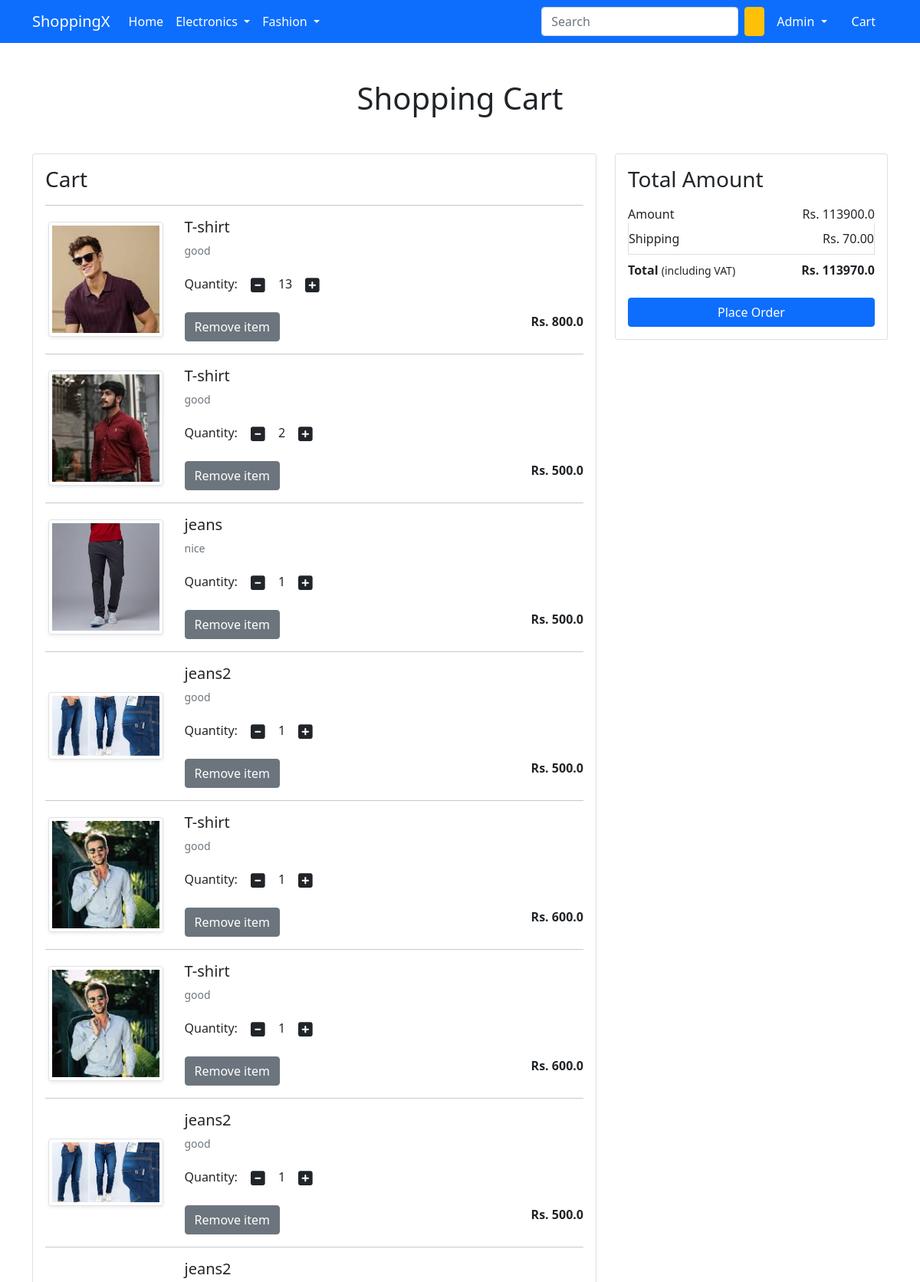
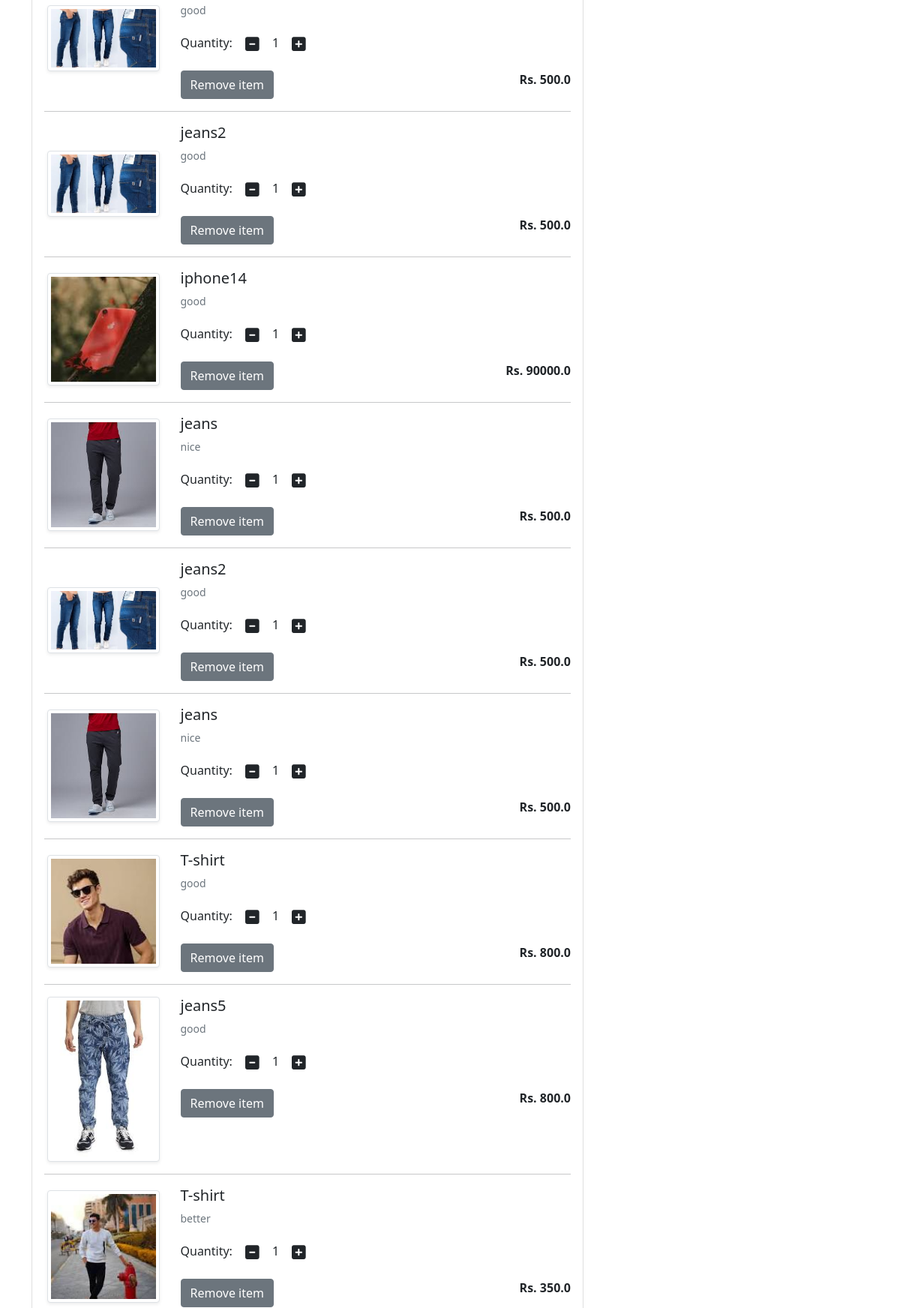
The app's page /cart/ (signed in, upper part) with its own data (2 pictures, top to bottom).
### app/models.py (models this page shows, shortened)
class Cart(models.Model):
    customer = models.ForeignKey(User, on_delete=models.CASCADE,related_name='customer_cart')
    ordered_date = models.DateTimeField()
    status = models.CharField(max_length=20)
    user = models.ForeignKey(User,on_delete=models.CASCADE,related_name='user_cart')
    product = models.ForeignKey(Product,on_delete=models.CASCADE)
    quantity = models.PositiveIntegerField(default=1)
    class meta:
        unique_together = ('user','product')

class Product(models.Model):
    title = models.CharField(max_length=200)
    selling_price = models.FloatField()
    discounted_price = models.FloatField()
    description = models.TextField()
    brand = models.CharField(max_length=100)
    category = models.CharField(choices=CATEGORY_CHOICES,max_length=2)
    product_image = models.ImageField(upload_to='productimg')

### app/views.py (the view)
# urls.py: path('cart/', views.show_cart, name='show_cart'),  # Ensure this is defined
def show_cart(request):
    if request.user.is_authenticated:
        user = request.user
        amount = 0.0
        shipping_amount = 70.0
        totalamount = 0.0
        cart_products = Cart.objects.filter(user=user)
        if cart_products:
            for p in cart_products:
                temp_amount = (p.quantity * p.product.discounted_price)
                amount += temp_amount
        total_amount = amount + shipping_amount
        return render(request, 'app/addtocart.html', {
            'carts': cart_products,  # Use cart_products instead of cart
            'totalamount': total_amount,
            'amount': amount,
        })
    else:
        return render(request, 'app/emptycart.html')
    return render(request, 'app/addtocart.html', {'carts': [], 'totalamount': 0.0, 'amount': 0.0})

### app/templates/app/addtocart.html (shortened to what this page needs)
{% extends 'app/base.html' %}
{% load static %}
{% block main-content %}
<div class="container my-5">
    <div class="row">
        <h1 class="text-center mb-5">Shopping Cart</h1>
        <div class="col-sm-8">
            <div class="card">
                <div class="card-body">
                    <h3>Cart</h3>
                    {% if carts %}
                        {% for cart in carts %}
                        <hr>
                        <div class="row">
                            <div class="col-sm-3 text-center align-self-center">
                                <img src="{{ cart.product.product_image.url }}" alt="{{ cart.product.title }}" class="img-fluid img-thumbnail shadow-sm" height="150" width="150">
                            </div>
                            <div class="col-sm-9">
                                <div>
                                    <h5>{{ cart.product.title }}</h5>
                                    <p class="mb-2 text-muted small">{{ cart.product.description }}</p>
                                    <div class="my-3">
                                        <label for="quantity">Quantity:</label>
                                        <a class="minus-cart btn" pid="{{ cart.product.id }}"><i class="fas fa-minus-square fa-lg"></i></a>
                                        <span id="quantity">{{ cart.quantity }}</span>
                                        <a class="plus-cart btn" pid="{{ cart.product.id }}"><i class="fas fa-plus-square fa-lg"></i></a>
                                    </div>
                                    <div class="d-flex justify-content-between">
                                        <a href="{% url 'remove-cart' cart.product.id %}" class="btn btn-secondary">Remove item</a>
                                        <p class="mb-0"><span><strong>Rs. {{ cart.product.discounted_price }}</strong></span></p>
                                    </div>
                                </div>
                            </div>
                        </div>
                        {% endfor %}
                    {% else %}
                        <p>Your cart is empty.</p>
                    {% endif %}
                </div>
            </div>
        </div>
        <div class="col-sm-4">
            <div class="card">
                <div class="card-body">
                    <h3>Total Amount</h3>
                    <ul class="list-group">
                        <li class="list-group-item d-flex justify-content-between align-items-center border-0 px-0 pb-0">Amount<span>Rs. <span id="amount">{{ amount }}</span></span></li>
                        <li class="list-group-item d-flex justify-content-between align-items-center px-0">Shipping<span>Rs. 70.00</span></li>
                        <li class="list-group-item d-flex justify-content-between align-items-center border-0 px-0 mb-3">
                            <div>
                                <strong>Total</strong> <small>(including VAT)</small>
                            </div>
                            <span><strong>Rs. <strong id="totalamount">{{ totalamount }}</strong></strong></span>
                        </li>
                    </ul>
                    <div class="d-grid">
                        <a href="{% url 'checkout' %}" class="btn btn-primary">Place Order</a>
                    </div>
                </div>
            </div>
        </div>
    </div>
</div>
{% endblock main-content %}

### app/templates/app/base.html (shortened to what this page needs)
<!doctype html>
{% load static %}
<html lang="en">
  <head>
    <link href="https://cdn.jsdelivr.net/npm/bootstrap@5.0.0-beta1/dist/css/bootstrap.min.css" rel="stylesheet">
    <link rel="stylesheet" href="{% static 'app/css/owl.carousel.min.css' %}">
    <link rel="stylesheet" href="{% static 'app/css/all.min.css' %}">
    <link rel="stylesheet" href="{% static 'app/css/style.css' %}">
  </head>
  <body>
    <nav class="navbar navbar-expand-lg navbar-dark bg-primary">
     <div class="container">
       <a class="navbar-brand" href="/">ShoppingX</a>
       <div class="collapse navbar-collapse" id="navbarSupportedContent">
         <ul class="navbar-nav me-auto mb-2 mb-lg-0">
           <li class="nav-item">
             <a class="nav-link active" aria-current="page" href="/">Home</a>
           </li>
           <li class="nav-item dropdown">
             <a class="nav-link dropdown-toggle text-white" href="#" id="electronicsDropdown" role="button" data-bs-toggle="dropdown" aria-expanded="false">
               Electronics
             </a>
           </li>
           <li class="nav-item dropdown">
             <a class="nav-link dropdown-toggle text-white" href="#" id="fashionDropdown" role="button" data-bs-toggle="dropdown" aria-expanded="false">
               Fashion
             </a>
           </li>
         </ul>
         <form class="d-flex">
           <input class="form-control me-2" type="search" placeholder="Search" aria-label="Search">
           <button class="btn btn-warning" type="submit">{{ button_label }}</button>
         </form>
         <div>
          <ul class="navbar-nav me-auto mb-2 mb-lg-0">
            {% if request.user.is_authenticated %}
           <li class="nav-item dropdown mx-2">
              <a class="nav-link dropdown-toggle text-white" href="#" id="profileDropdown" role="button" data-bs-toggle="dropdown" aria-expanded="false">
                {{request.user.username|capfirst}}
              </a>
            </li>
            <li class="nav-item mx-2">
             <a href="{% url 'add-to-cart' %}" class="nav-link text-white"> Cart </a>
            </li>
            {% endif %}
          </ul>
         </div>
       </div>
     </div>
    </nav>
    {% block main-content %} {% endblock main-content %}
  </body>
</html>

### records on screen
Cart: product.product_image (picture), product "T-shirt", product.description "good", quantity "13", product.discounted_price "800.0"
Cart: product.product_image (picture), product "T-shirt", product.description "good", quantity "2", product.discounted_price "500.0"
Cart: product.product_image (picture), product "jeans", product.description "nice", quantity "1", product.discounted_price "500.0"
Cart: product.product_image (picture), product "jeans2", product.description "good", quantity "1", product.discounted_price "500.0"
Cart: product.product_image (picture), product "T-shirt", product.description "good", quantity "1", product.discounted_price "600.0"
Cart: product.product_image (picture), product "T-shirt", product.description "good", quantity "1", product.discounted_price "600.0"
Cart: product.product_image (picture), product "jeans2", product.description "good", quantity "1", product.discounted_price "500.0"
Cart: product.product_image (picture), product "jeans2", product.description "good", quantity "1", product.discounted_price "500.0"
Cart: product.product_image (picture), product "jeans2", product.description "good", quantity "1", product.discounted_price "500.0"
Cart: product.product_image (picture), product "iphone14", product.description "good", quantity "1", product.discounted_price "90000.0"
Cart: product.product_image (picture), product "jeans", product.description "nice", quantity "1", product.discounted_price "500.0"
Cart: product.product_image (picture), product "jeans2", product.description "good", quantity "1", product.discounted_price "500.0"
Cart: product.product_image (picture), product "jeans", product.description "nice", quantity "1", product.discounted_price "500.0"
Cart: product.product_image (picture), product "T-shirt", product.description "good", quantity "1", product.discounted_price "800.0"
Cart: product.product_image (picture), product "jeans5", product.description "good", quantity "1", product.discounted_price "800.0"
Cart: product.product_image (picture), product "T-shirt", product.description "better", quantity "1", product.discounted_price "350.0"

### other values on screen
{{ request.user.username|capfirst }} "Admin"
{{ amount }} "113900.0"
{{ totalamount }} "113970.0"
